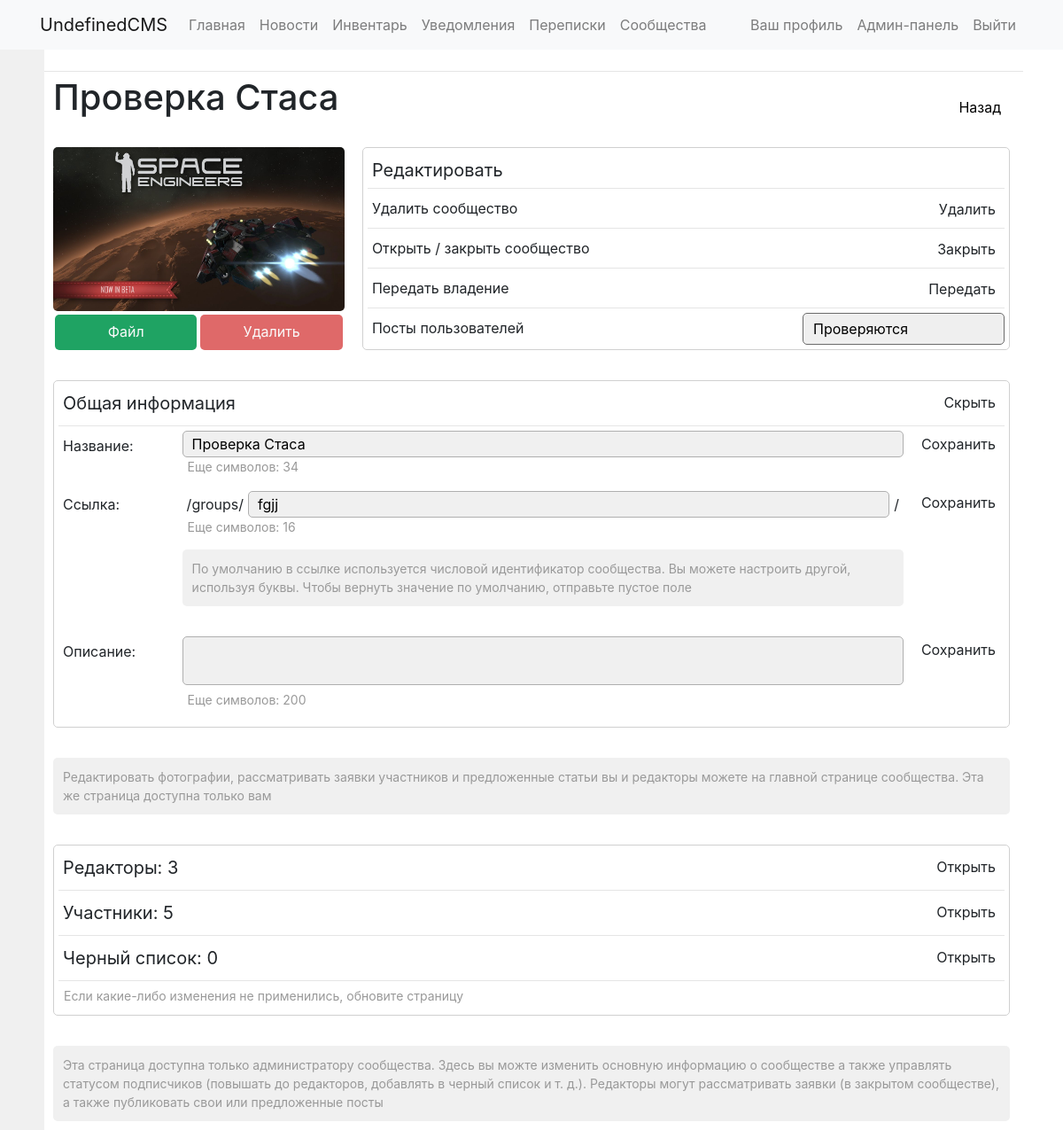
/groups/fgjj/edit/ (signed in), run on the app's committed database.
### communities/models.py (models this page shows, shortened)
class Group(models.Model):
	groupname = models.CharField(max_length=40)
	image = models.ImageField(upload_to='groups/groupimages', default=False)
	slug = models.SlugField(max_length=40, unique=True)
	description = models.TextField(blank=True)
	public = models.BooleanField(default=True)
	allowarticles = models.IntegerField(default=2)
	pubdate = models.DateTimeField('date published', default=datetime.now)
	admin = models.ForeignKey(User, on_delete=models.CASCADE, null=True, blank=True, related_name='groups_admins')
	editors = models.ManyToManyField(User, blank=True, related_name='groups_editors')
	subscribers = models.ManyToManyField(User, blank=True, related_name='groups_subs')
	subrequests = models.ManyToManyField(User, blank=True, related_name='groups_requests')
	banned = models.ManyToManyField(User, blank=True, related_name='groups_banned')
	rating = models.FloatField(null=True, blank=True, default=0)

### communities/views.py (the view)
# urls.py: path('<str:groupslug>/edit/', editgroup, name='editgroup'),
def editgroup(request, groupslug):
	if Group.objects.filter(slug=groupslug).exists():
		group = Group.objects.get(slug=groupslug)
		if group.admin != request.user:
			return HttpResponseRedirect('/groups/' + group.slug + '/')
		else:
			group = {'group': group}
			return render(request, 'communities/edit.html', group)
	else:
		return render(request, 'communities/nogroup.html')

### communities/templates/communities/edit.html (shortened to what this page needs)
{% extends "base_general.html" %}
{% load static %}
{% block links %}
  <link rel="stylesheet" href="{% static 'communities/css/style.css' %}"/>
{% endblock %}
{% block content %}
  <div class="inline-wrapper">
    <h1>{{ group.groupname }}</h1>
    <a id="back" class="button1" href="{% url 'communities:community' group.slug %}">Назад</a>
  </div>
  <br>
  <div class="inline-wrapper">
    {% if group.image.url != '/media/False' %}
      <div style="margin-right: 20px;">
        <img id="groupimage" class="group-img" src="{{ group.image.url }}" alt="" style="margin-bottom: 2px;">
        <form id="imageform" action="{% url 'communities:moreedit' group.id %}" method="POST" enctype="multipart/form-data">
          <div id="stage1" class="inline-wrapper">
            <div id="uploadimage" class="button0 green" onclick="document.getElementById('fileinput').click()">Файл</div>
            <div id="deletegroupimage" class="button0 red" onclick="deletegroupimage()">Удалить</div>
          </div>
        </form>
      </div>
    {% endif %}
    <div class="plate" style="width: 100%;">
      <div class="text1">Редактировать</div>
      <hr>
      <div class="inline-wrapper">
        <div class="text2">Удалить сообщество</div>
        <div class="inline-wrapper">
          <div id="delete" class="button2 visible" onclick="showwarning2('Удалить сообщество?', 'deletegroup()')">Удалить</div>
        </div>
      </div>
      <hr>
      <div class="inline-wrapper">
        <div class="text2">Открыть / закрыть сообщество</div>
        {% if group.public %}
          <div id="publicstatus" class="button2" onclick="closegroup('{{ group.id }}')">Закрыть</div>
        {% else %}
          <div id="publicstatus" class="button2" onclick="opengroup('{{ group.id }}')">Открыть</div>
        {% endif %}
      </div>
      <hr>
      <div class="inline-wrapper">
        <div class="text2">Передать владение</div>
        <div class="button2" onclick="showeditors()">Передать</div>
      </div>
      <hr>
      <div class="inline-wrapper">
        <div class="text2">Посты пользователей</div>
        <select class="pointer" onchange="allowarticles()" name="" id="allow_articles_selector">
          <option value="2" {% if group.allowarticles == 2 %}selected{% endif %}>Проверяются</option>
        </select>
      </div>
    </div>
  </div>
  <br>
  <div class="plate">
    <div class="inline-wrapper">
      <div class="text1">Общая информация</div>
      <div class="button1" onclick="hide('hid1', this)">Скрыть</div>
    </div>
    <div id="hid1" class="visible">
      <hr>
      <div class="inline-wrapper">
        <div class="text2" style="width: 170px;">Название:</div>
        <div style="width: 100%; margin-right: 10px;">
          <input id="nameinput" class="input1 solid" maxlength="48" type="text" value="{{ group.groupname }}" oninput="update_symbols('symbols_nameinput', 'nameinput', 48)">
          <div class="text3" id="symbols_nameinput" style="margin-top: -10px; margin-bottom: 15px;">Символов: 20</div>
        </div>
        <div class="button2" onclick="savevalue('name')" style="margin-top: 1px;">Сохранить</div>
      </div>
      <div class="inline-wrapper">
        <div class="text2" style="width: 170px;">Ссылка: </div>
        <div style="width: 100%; margin-right: 10px;">
          <div class="inline-wrapper">
            <div class="text2">/groups/</div>
            <input id="sluginput" placeholder="{{ group.id }}" class="input1 solid" maxlength="20" type="text" value="{{ group.slug }}" style="margin-top: 2px; text-transform:lowercase" oninput="update_symbols('symbols_sluginput', 'sluginput', 20)">
            <div class="text2">/</div>
          </div>
          <div class="text3" id="symbols_sluginput" style="margin-top: -10px; margin-bottom: 15px;">Символов: 20</div>
          <div class="solid">
            <div class="text3">По умолчанию в ссылке используется числовой идентификатор сообщества. Вы можете настроить другой, используя буквы. Чтобы вернуть значение по умолчанию, отправьте пустое поле</div>
          </div>
        </div>
        <div class="button2" onclick="savevalue('slug')" style="margin-top: 1px;">Сохранить</div>
      </div>
      <br>
      <div class="inline-wrapper">
        <div class="text2" style="width: 170px;">Описание:</div>
        <div style="width: 100%; margin-right: 10px;">
          <textarea id="descriptioninput" maxlength="200" class="textarea1 solid" oninput="auto_grow(this); update_symbols('symbols_descriptioninput', 'descriptioninput', 200)" onclick="auto_grow(this)">{{ group.description }}</textarea>
          <div class="text3" id="symbols_descriptioninput" style="margin-top: -10px; margin-bottom: 15px;">Символов: 20</div>
        </div>
        <div class="button2" onclick="savevalue('description')" style="margin-top: 1px;">Сохранить</div>
      </div>
    </div>
  </div>
  <br>
  <div class="solid">
    <div class="text3">Редактировать фотографии, рассматривать заявки участников и предложенные статьи вы и редакторы можете на главной странице сообщества. Эта же страница доступна только вам
    </div>
  </div>
  <br>
  <div class="plate">
    <div class="inline-wrapper">
      <div class="text1">Редакторы: {{ group.editors.count }}</div>
      <div class="button1" onclick="show('hid2.1', this)">Открыть</div>
    </div>
    <hr>
    <div class="inline-wrapper">
      <div class="text1">Участники: {{ group.subscribers.count }}</div>
      <div class="button1" onclick="show('hid2', this)">Открыть</div>
    </div>
    <hr>
    <div class="inline-wrapper">
      <div class="text1">Черный список: {{ group.banned.count }}</div>
      <div class="button1" onclick="show('hid2.2', this)">Открыть</div>
    </div>
    <hr>
    <div class="text3">Если какие-либо изменения не применились, обновите страницу</div>
  </div>
  <br>
  <div class="solid">
    <div class="text3">Эта страница доступна только администратору сообщества. Здесь вы можте изменить основную информацию о сообществе а также управлять статусом подписчиков (повышать до редакторов, добавлять в черный список и т. д.). Редакторы могут рассматривать заявки (в закрытом сообществе), а также публиковать свои или предложенные посты
    </div>
  </div>
{% endblock %}

### static/communities/css/style.css (style rules this page uses)
hr { margin: 5px 0px; }
html { overflow-y: scroll; }
* { box-sizing: border-box; text-decoration: none; outline: none; list-style-type: none; height: auto; word-wrap: break-word; }
a { color: black; text-decoration: none; }
i, img, .button0, .button0-1, .button1, .button2, .button3 { -webkit-touch-callout: none; -webkit-user-select: none; -khtml-user-select: none; -moz-user-select: none; -ms-user-select: none; user-select: none; }
.plate { padding: 5px; border: 1px solid #D0D0D0; border-radius: 5px; margin-bottom: 10px; background-color: white; }
.solid { padding: 5px; background-color: #F0F0F0; border-radius: 5px; margin-bottom: 10px; }
.inline-wrapper { display: flex; justify-content: space-between; }
.text1 { margin: 5px; font-size: 20px; white-space: pre-line; }
.text2 { margin: 5px; font-size: 16px; white-space: pre-line; }
.text3 { margin: 6px; font-size: 14px; color: #999; white-space: pre-line; }
.button0 { width: 100%; margin: 2px 2px 0px; text-align: center; min-height: 40px; padding: 7px 10px; border-radius: 5px; cursor: pointer; transition: background-color 0.2s, color 0.2s; margin-bottom: auto; white-space: nowrap; }
.button1 { text-align: center; min-height: 40px; padding: 7px 10px; border-radius: 10px; cursor: pointer; transition: 0.2s; margin-top: auto; }
.button2 { text-align: center; margin-top: 4px; height: 30px; padding: 2px 10px; border-radius: 10px; cursor: pointer; transition: 0.2s; }
.input1 { width: 100%; border: 1px solid #AFAFAF; border-radius: 5px; padding: 2px 10px; }
.textarea1 { width: 100%; min-height: 55px; overflow: hidden; resize: none; border: 1px solid #AFAFAF; border-radius: 5px; padding: 2px 10px; }
.group-img { height: 185px; width: auto; border-radius: 5px; }
select { border-radius: 5px; border: 1px solid #6B6B6B; padding: 5px 10px; }
select { -webkit-appearance: none; -moz-appearance: none; text-indent: 1px; text-overflow: ''; }
option { padding: 10px; }
.visible { display: block; }
.red { background-color: #DF6969; color: #FAFAFA; }
.green { background-color: #1FA363; color: #FAFAFA; }

### data on the page
Group: groupname "Проверка Стаса", image (picture), allowarticles "Проверяются", slug "fgjj", editors.count "3", subscribers.count "5", banned.count "0"
